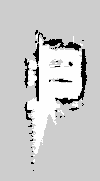
#> input picture map1.pgm, 100 x 181 px, given in place of the camera
$ python colour_detection_batch.py
#> lines starting #> are read from the running program, lines starting #| are printed output that depends on the picture
import cv2
import numpy as np
import time


# =========================================================
# CONFIG
# =========================================================

CAMERA_INDEX = 1                  # Change if needed on your machine (ROS is probably soem camera topic I'm not sure)
NUM_FRAMES = 5                    # Number of frames to capture for one inspection
FRAME_DELAY = 0.2                 # Delay between captured frames (seconds)
PIXEL_THRESHOLD = 1000            # Minimum mask pixels needed to count as detected
REQUIRED_DETECTIONS = 3           # Example: 3 out of 5 frames must detect the colour

# Turn this on to see each frame's drawings and mask
SHOW_DEBUG_WINDOWS = True


# =========================================================
# HSV COLOUR RANGES
# OpenCV HSV ranges:
# H: 0-179, S: 0-255, V: 0-255
# =========================================================

COLOUR_RANGES = {
    "yellow": [
        (np.array([20, 100, 100]), np.array([35, 255, 255]))
    ],
    "green": [
        (np.array([40, 70, 70]), np.array([85, 255, 255]))
    ],
    "blue": [
        (np.array([90, 100, 100]), np.array([130, 255, 255]))
    ],
    "red": [
        (np.array([0, 100, 100]), np.array([10, 255, 255])),
        (np.array([170, 100, 100]), np.array([179, 255, 255]))
    ]
}


# =========================================================
# CREATE MASK FOR A GIVEN COLOUR
# =========================================================

def create_colour_mask(hsv_frame, colour_name):
    """
    Create a binary mask for the requested colour.

    Parameters:
        hsv_frame (numpy array): HSV image
        colour_name (str): 'yellow', 'green', 'blue', or 'red'

    Returns:
        mask (numpy array): binary mask where white = detected colour
    """
    if colour_name not in COLOUR_RANGES:
        raise ValueError(f"Unsupported colour: {colour_name}")

    ranges = COLOUR_RANGES[colour_name]

    # Start with an empty mask
    mask = np.zeros(hsv_frame.shape[:2], dtype=np.uint8)

    # Combine all HSV ranges for this colour
    for lower, upper in ranges:
        partial_mask = cv2.inRange(hsv_frame, lower, upper)
        mask = cv2.bitwise_or(mask, partial_mask)

    return mask


# =========================================================
# DETECT EXPECTED COLOUR IN A SINGLE FRAME
# =========================================================

def detect_colour(frame, expected_colour, pixel_threshold=1000):
    """
    Run colour detection on a single frame.

    Parameters:
        frame (numpy array): BGR image
        expected_colour (str): target colour
        pixel_threshold (int): minimum number of white mask pixels

    Returns:
        result (dict): detection result for this frame
    """
    hsv = cv2.cvtColor(frame, cv2.COLOR_BGR2HSV)
    mask = create_colour_mask(hsv, expected_colour)

    pixel_count = cv2.countNonZero(mask)
    detected = pixel_count > pixel_threshold

    largest_contour = None
    centroid = None
    position = "NONE"

    if detected:
        contours, _ = cv2.findContours(mask, cv2.RETR_EXTERNAL, cv2.CHAIN_APPROX_SIMPLE)

        if len(contours) > 0:
            largest_contour = max(contours, key=cv2.contourArea)

            M = cv2.moments(largest_contour)
            if M["m00"] != 0:
                cx = int(M["m10"] / M["m00"])
                cy = int(M["m01"] / M["m00"])
                centroid = (cx, cy)

                frame_width = frame.shape[1]
                if cx < frame_width / 3:
                    position = "LEFT"
                elif cx < 2 * frame_width / 3:
                    position = "CENTRE"
                else:
                    position = "RIGHT"

    return {
        "detected": detected,
        "pixel_count": pixel_count,
        "mask": mask,
        "largest_contour": largest_contour,
        "centroid": centroid,
        "position": position
    }


# =========================================================
# DRAW VISUAL FEEDBACK ON A FRAME
# =========================================================

def draw_detection_visuals(frame, detection_result, expected_colour, frame_index=None):
    """
    Draw contour, centroid, and text onto a copy of the frame.

    Parameters:
        frame (numpy array): original BGR image
        detection_result (dict): output from detect_colour()
        expected_colour (str): target colour
        frame_index (int or None): optional frame number for display

    Returns:
        annotated_frame (numpy array): image with drawings/text
    """
    annotated_frame = frame.copy()

    detected = detection_result["detected"]
    pixel_count = detection_result["pixel_count"]
    largest_contour = detection_result["largest_contour"]
    centroid = detection_result["centroid"]
    position = detection_result["position"]

    if largest_contour is not None:
        cv2.drawContours(annotated_frame, [largest_contour], -1, (255, 0, 0), 2)

    if centroid is not None:
        cx, cy = centroid
        cv2.circle(annotated_frame, (cx, cy), 8, (0, 0, 255), -1)

    title_text = f"Expected: {expected_colour.upper()}"
    if frame_index is not None:
        title_text += f" | Frame {frame_index}"

    cv2.putText(annotated_frame, title_text, (20, 40),
                cv2.FONT_HERSHEY_SIMPLEX, 0.8, (255, 255, 255), 2)

    cv2.putText(annotated_frame, f"Detected: {detected}", (20, 80),
                cv2.FONT_HERSHEY_SIMPLEX, 0.8, (0, 255, 0), 2)

    cv2.putText(annotated_frame, f"Pixel count: {pixel_count}", (20, 120),
                cv2.FONT_HERSHEY_SIMPLEX, 0.8, (0, 255, 255), 2)

    cv2.putText(annotated_frame, f"Position: {position}", (20, 160),
                cv2.FONT_HERSHEY_SIMPLEX, 0.8, (255, 0, 0), 2)

    return annotated_frame


# =========================================================
# CAPTURE A SMALL BATCH OF FRAMES FROM A WEBCAM
# =========================================================

def capture_frames_from_webcam(camera_index=0, num_frames=5, delay_between_frames=0.2):
    """
    Capture a small batch of frames from a webcam.

    Parameters:
        camera_index (int): webcam index
        num_frames (int): how many frames to capture
        delay_between_frames (float): delay between captures in seconds

    Returns:
        frames (list): list of BGR frames
    """
    cap = cv2.VideoCapture(camera_index)

    if not cap.isOpened():
        raise RuntimeError("Could not open webcam.")

    frames = []

    try:
        for _ in range(num_frames):
            ret, frame = cap.read()
            if not ret:
                raise RuntimeError("Could not read frame from webcam.")
            frames.append(frame)
            time.sleep(delay_between_frames)
    finally:
        cap.release()

    return frames


# =========================================================
# INSPECT A BATCH OF FRAMES
# =========================================================

def inspect_frame_batch(frames, expected_colour, pixel_threshold=1000, required_detections=3):
    """
    Inspect multiple frames and make one final decision.

    Parameters:
        frames (list): list of BGR frames
        expected_colour (str): target colour
        pixel_threshold (int): threshold per frame
        required_detections (int): minimum number of frames that must detect the colour

    Returns:
        batch_result (dict): final inspection result
    """
    if len(frames) == 0:
        raise ValueError("No frames provided for batch inspection.")

    per_frame_results = []
    detection_count = 0

    best_frame_index = None
    best_pixel_count = -1

    for i, frame in enumerate(frames):
        result = detect_colour(frame, expected_colour, pixel_threshold)
        per_frame_results.append(result)

        if result["detected"]:
            detection_count += 1

        if result["pixel_count"] > best_pixel_count:
            best_pixel_count = result["pixel_count"]
            best_frame_index = i

    colour_present = detection_count >= required_detections
    missing_flag = not colour_present

    return {
        "expected_colour": expected_colour,
        "num_frames": len(frames),
        "required_detections": required_detections,
        "detection_count": detection_count,
        "colour_present": colour_present,
        "missing_flag": missing_flag,
        "best_frame_index": best_frame_index,
        "per_frame_results": per_frame_results
    }


# =========================================================
# EXAMPLE HELPER FOR TEAMMATES / FUTURE ROS USE
# =========================================================

def inspect_expected_colour(expected_colour,
                            frame_source_fn,
                            num_frames=5,
                            pixel_threshold=1000,
                            required_detections=3):
    """
    High-level wrapper that teammates can reuse.

    The frame source is passed in as a function.
    That makes it easier to replace webcam capture with ROS capture later.

    Parameters:
        expected_colour (str): target colour
        frame_source_fn (callable): function that returns a list of frames
        num_frames (int): number of frames to request
        pixel_threshold (int): detection threshold
        required_detections (int): how many frames must detect the colour

    Returns:
        batch_result (dict): final result
    """
    frames = frame_source_fn(num_frames)
    result = inspect_frame_batch(frames,
                                 expected_colour,
                                 pixel_threshold=pixel_threshold,
                                 required_detections=required_detections)
    return result, frames


# =========================================================
# EXAMPLE WEBCAM FRAME SOURCE
# This matches the interface expected by inspect_expected_colour()
# =========================================================

def webcam_frame_source(num_frames):
    ''' Functions currently have place holder value so this sets camera index properly just good practice to make functions resuable'''
    return capture_frames_from_webcam(
        camera_index=CAMERA_INDEX,
        num_frames=num_frames,
        delay_between_frames=FRAME_DELAY
    )


# =========================================================
# MAIN DEMO
# =========================================================

def main():
    expected_colour = "yellow"   # Change this to test: yellow, green, blue, red

    print(f"Starting batch inspection for expected colour: {expected_colour}")
    print(f"Capturing {NUM_FRAMES} frames...")
    print()

    batch_result, frames = inspect_expected_colour(
        expected_colour=expected_colour,
        frame_source_fn=webcam_frame_source,
        num_frames=NUM_FRAMES,
        pixel_threshold=PIXEL_THRESHOLD,
        required_detections=REQUIRED_DETECTIONS
    )
#> the loop in capture_frames_from_webcam, `for _ in range(num_frames):` made 5 passes
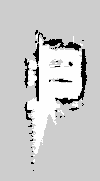
#> input picture map1.pgm, 100 x 181 px, given in place of the camera
#> after the loop in capture_frames_from_webcam, `for _ in range(num_frames):`: frames = 5 items
#> the loop in inspect_frame_batch, `for i, frame in enumerate(frames):` made 5 passes
#> (best_pixel_count, best_frame_index) on pass 1: (0, 0)
#> after the loop in inspect_frame_batch, `for i, frame in enumerate(frames):`: best_frame_index = 0; per_frame_results = 5 items
#> in inspect_frame_batch, `colour_present = detection_count >= required_detections`: colour_present = False
#> in inspect_frame_batch, `missing_flag = not colour_present`: missing_flag = True
#> in inspect_expected_colour, `result = inspect_frame_batch(frames, expected_colour, pixel_threshold=..`: result = 8 items
#> batch_result = 8 items; frames = 5 items

    print("===== FINAL BATCH RESULT =====")
    print(f"Expected colour:   {batch_result['expected_colour']}")
#| Expected colour:   yellow
    print(f"Frames checked:    {batch_result['num_frames']}")
#| Frames checked:    5
    print(f"Detections:        {batch_result['detection_count']}")
#| Detections:        0
    print(f"Required:          {batch_result['required_detections']}")
#| Required:          3
    print(f"Colour present:    {batch_result['colour_present']}")
#| Colour present:    False
    print(f"Missing flag:      {batch_result['missing_flag']}")
#| Missing flag:      True
    print(f"Best frame index:  {batch_result['best_frame_index']}")
#| Best frame index:  0
    print()

    for i, frame in enumerate(frames):
        result = batch_result["per_frame_results"][i]
        print(f"Frame {i + 1}: detected={result['detected']}, "
              f"pixel_count={result['pixel_count']}, "
              f"position={result['position']}")
#> this loop made 5 passes
#| Frame 1: detected=False, pixel_count=0, position=NONE
#| Frame 2: detected=False, pixel_count=0, position=NONE
#| Frame 3: detected=False, pixel_count=0, position=NONE
#| Frame 4: detected=False, pixel_count=0, position=NONE
#| Frame 5: detected=False, pixel_count=0, position=NONE

    if SHOW_DEBUG_WINDOWS:
        for i, frame in enumerate(frames):
            result = batch_result["per_frame_results"][i]

            annotated_frame = draw_detection_visuals(
                frame,
                result,
                expected_colour,
                frame_index=i + 1
            )

            cv2.imshow(f"Frame {i + 1}", annotated_frame)
            cv2.imshow(f"Mask {i + 1}", result["mask"])

            key = cv2.waitKey(0) # Press any key but Q to move on to the next frame
            if key & 0xFF == ord('q'):
                break
#> this loop made 1 pass; (key q is pressed on pass 1)
#> (detected in draw_detection_visuals, pixel_count in draw_detection_visuals, position in draw_detection_visuals, title_text in draw_detection_visuals) on pass 1: (False, 0, 'NONE', 'Expected: YELLOW | Frame 1')
#> pass 1, in main, `annotated_frame = draw_detection_visuals( frame, result, expected_colo..`:
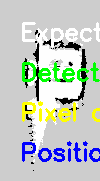
#> annotated_frame: shape (181, 100, 3); mean B, G, R 193.6, 200.9, 192.1

        cv2.destroyAllWindows()


if __name__ == "__main__":
    main()

$ run again, on map3.pgm
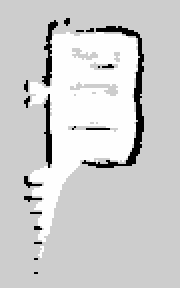
#> input picture map3.pgm, 90 x 144 px, given in place of the camera (shown 2 times larger)
#> the loop in capture_frames_from_webcam, `for _ in range(num_frames):` made 5 passes
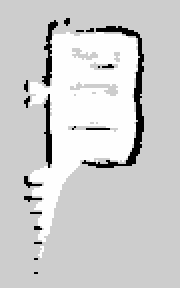
#> input picture map3.pgm, 90 x 144 px, given in place of the camera (shown 2 times larger)
#> after the loop in capture_frames_from_webcam, `for _ in range(num_frames):`: frames = 5 items
#> the loop in inspect_frame_batch, `for i, frame in enumerate(frames):` made 5 passes
#> (best_pixel_count, best_frame_index) on pass 1: (0, 0)
#> after the loop in inspect_frame_batch, `for i, frame in enumerate(frames):`: best_frame_index = 0; per_frame_results = 5 items
#> colour_present = False
#> missing_flag = True
#> in inspect_expected_colour, `result = inspect_frame_batch(frames, expected_colour, pixel_threshold=..`: result = 8 items
#> in main, `batch_result, frames = inspect_expected_colour( expected_colour=expect..`: frames = 5 items
#| Expected colour:   yellow
#| Frames checked:    5
#| Detections:        0
#| Required:          3
#| Colour present:    False
#| Missing flag:      True
#| Best frame index:  0
#> the loop in main, `for i, frame in enumerate(frames):` made 5 passes
#| Frame 1: detected=False, pixel_count=0, position=NONE
#| Frame 2: detected=False, pixel_count=0, position=NONE
#| Frame 3: detected=False, pixel_count=0, position=NONE
#| Frame 4: detected=False, pixel_count=0, position=NONE
#| Frame 5: detected=False, pixel_count=0, position=NONE
#> the loop in main, `for i, frame in enumerate(frames):` made 1 pass; (key q is pressed on pass 1)
#> pass 1, in main, `annotated_frame = draw_detection_visuals( frame, result, expected_colo..`:
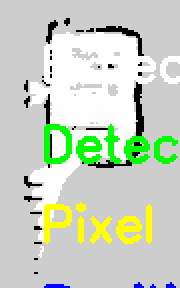
#> annotated_frame: shape (144, 90, 3) (shown 2 times larger); mean B, G, R 193.4, 212, 201.3

$ run again, on map4.pgm
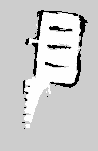
#> input picture map4.pgm, 98 x 151 px, given in place of the camera
#> the loop in capture_frames_from_webcam, `for _ in range(num_frames):` made 5 passes
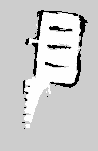
#> input picture map4.pgm, 98 x 151 px, given in place of the camera
#> after the loop in capture_frames_from_webcam, `for _ in range(num_frames):`: frames = 5 items
#> the loop in inspect_frame_batch, `for i, frame in enumerate(frames):` made 5 passes
#> (best_pixel_count, best_frame_index) on pass 1: (0, 0)
#> after the loop in inspect_frame_batch, `for i, frame in enumerate(frames):`: best_frame_index = 0; per_frame_results = 5 items
#> colour_present = False
#> missing_flag = True
#> in inspect_expected_colour, `result = inspect_frame_batch(frames, expected_colour, pixel_threshold=..`: result = 8 items
#> in main, `batch_result, frames = inspect_expected_colour( expected_colour=expect..`: frames = 5 items
#| Expected colour:   yellow
#| Frames checked:    5
#| Detections:        0
#| Required:          3
#| Colour present:    False
#| Missing flag:      True
#| Best frame index:  0
#> the loop in main, `for i, frame in enumerate(frames):` made 5 passes
#| Frame 1: detected=False, pixel_count=0, position=NONE
#| Frame 2: detected=False, pixel_count=0, position=NONE
#| Frame 3: detected=False, pixel_count=0, position=NONE
#| Frame 4: detected=False, pixel_count=0, position=NONE
#| Frame 5: detected=False, pixel_count=0, position=NONE
#> the loop in main, `for i, frame in enumerate(frames):` made 1 pass; (key q is pressed on pass 1)
#> pass 1, in main, `annotated_frame = draw_detection_visuals( frame, result, expected_colo..`:
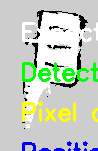
#> annotated_frame: shape (151, 98, 3); mean B, G, R 191.6, 206.8, 196.2
